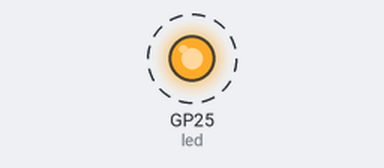
A program run on a simulated Raspberry Pi Pico running MicroPython. On the bench: output pins drawn as LEDs (lit = HIGH). Dashed ring = blinking.

Above: at 0.05 s.
Timing chart, 0 to 3.0 s (numbered marks = the images above):
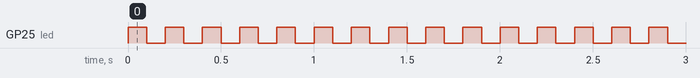

The program:

1._Onboard_Blinking_Light.py
```python
from machine import Pin
import utime
led = Pin(25, Pin.OUT)
if __name__ == '__main__':
    while True:
        led.value(1)
        utime.sleep_ms(100)
        led.value(0)
        utime.sleep_ms(100)
```

Measured:
- by itself, GP25 (led): alternates HIGH for 0.10 s and LOW for 0.10 s
